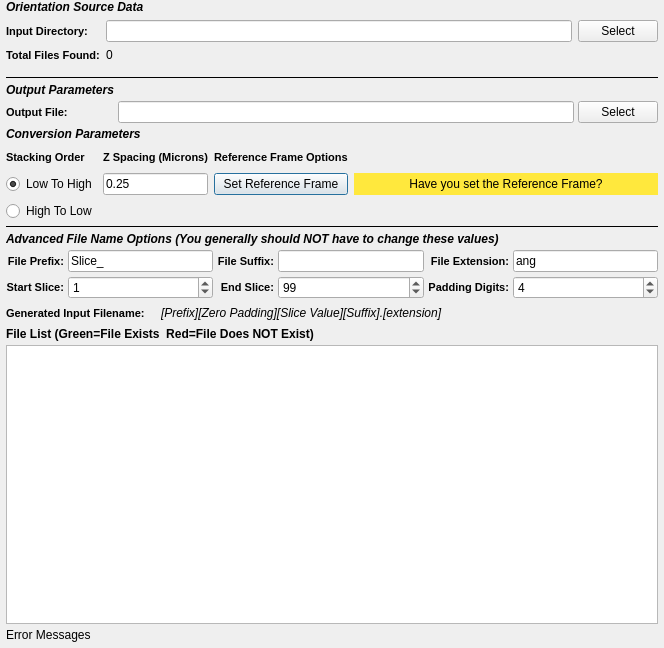
<?xml version="1.0" encoding="UTF-8"?>
<ui version="4.0">
 <class>EbsdToH5EbsdWidget</class>
 <widget class="QWidget" name="EbsdToH5EbsdWidget">
  <property name="geometry">
   <rect>
    <x>0</x>
    <y>0</y>
    <width>664</width>
    <height>648</height>
   </rect>
  </property>

  <layout class="QGridLayout" name="gridLayout_3">
   <property name="leftMargin">
    <number>6</number>
   </property>
   <property name="topMargin">
    <number>0</number>
   </property>
   <property name="rightMargin">
    <number>6</number>
   </property>
   <property name="bottomMargin">
    <number>6</number>
   </property>
   <property name="spacing">
    <number>4</number>
   </property>
   <item row="5" column="0">
    <widget class="Line" name="line_9">
     <property name="frameShadow">
      <enum>QFrame::Plain</enum>
     </property>
     <property name="orientation">
      <enum>Qt::Horizontal</enum>
     </property>
    </widget>
   </item>
   <item row="6" column="0">
    <widget class="QLabel" name="label_58">
     <property name="styleSheet">
      <string notr="true">QLabel 
{
	font-style: italic;font-weight: bold;
font-size: 12px;
}</string>
     </property>
     <property name="text">
      <string>Advanced File Name Options (You generally should NOT have to change these values)</string>
     </property>
    </widget>
   </item>
   <item row="7" column="0">
    <layout class="QGridLayout" name="gridLayout_20">
     <item row="1" column="0">
      <widget class="QLabel" name="label_50">
       <property name="styleSheet">
        <string notr="true">QLabel {
font-weight: bold;
font-size: 11px;
}</string>
       </property>
       <property name="text">
        <string>Start Slice:</string>
       </property>
       <property name="alignment">
        <set>Qt::AlignRight|Qt::AlignTrailing|Qt::AlignVCenter</set>
       </property>
      </widget>
     </item>
     <item row="1" column="1">
      <widget class="QSpinBox" name="m_ZStartIndex">
       <property name="minimumSize">
        <size>
         <width>75</width>
         <height>0</height>
        </size>
       </property>
       <property name="toolTip">
        <string>Which file index to start the import at.</string>
       </property>
       <property name="maximum">
        <number>1000000</number>
       </property>
       <property name="value">
        <number>1</number>
       </property>
      </widget>
     </item>
     <item row="1" column="2">
      <widget class="QLabel" name="label_51">
       <property name="styleSheet">
        <string notr="true">QLabel {
font-weight: bold;
font-size: 11px;
}</string>
       </property>
       <property name="text">
        <string>End Slice:</string>
       </property>
       <property name="alignment">
        <set>Qt::AlignRight|Qt::AlignTrailing|Qt::AlignVCenter</set>
       </property>
      </widget>
     </item>
     <item row="1" column="3">
      <widget class="QSpinBox" name="m_ZEndIndex">
       <property name="minimumSize">
        <size>
         <width>75</width>
         <height>0</height>
        </size>
       </property>
       <property name="toolTip">
        <string>The file index to stop the import at. (Inclusive)</string>
       </property>
       <property name="maximum">
        <number>1000000</number>
       </property>
       <property name="value">
        <number>99</number>
       </property>
      </widget>
     </item>
     <item row="1" column="4">
      <widget class="QLabel" name="label_21">
       <property name="styleSheet">
        <string notr="true">QLabel {
font-weight: bold;
font-size: 11px;
}</string>
       </property>
       <property name="text">
        <string>Padding Digits:</string>
       </property>
       <property name="alignment">
        <set>Qt::AlignRight|Qt::AlignTrailing|Qt::AlignVCenter</set>
       </property>
      </widget>
     </item>
     <item row="1" column="5">
      <widget class="QSpinBox" name="m_TotalDigits">
       <property name="toolTip">
        <string>The number of digits to allow for the slice index.</string>
       </property>
       <property name="value">
        <number>4</number>
       </property>
      </widget>
     </item>
     <item row="0" column="0">
      <widget class="QLabel" name="label_32">
       <property name="styleSheet">
        <string notr="true">QLabel {
font-weight: bold;
font-size: 11px;
}</string>
       </property>
       <property name="text">
        <string>File Prefix:</string>
       </property>
       <property name="alignment">
        <set>Qt::AlignRight|Qt::AlignTrailing|Qt::AlignVCenter</set>
       </property>
      </widget>
     </item>
     <item row="0" column="1">
      <widget class="QLineEdit" name="m_FilePrefix">
       <property name="toolTip">
        <string>The front part of the input file name</string>
       </property>
       <property name="text">
        <string>Slice_</string>
       </property>
      </widget>
     </item>
     <item row="0" column="2">
      <widget class="QLabel" name="label_13">
       <property name="styleSheet">
        <string notr="true">QLabel {
font-weight: bold;
font-size: 11px;
}</string>
       </property>
       <property name="text">
        <string>File Suffix:</string>
       </property>
       <property name="alignment">
        <set>Qt::AlignRight|Qt::AlignTrailing|Qt::AlignVCenter</set>
       </property>
      </widget>
     </item>
     <item row="0" column="3">
      <widget class="QLineEdit" name="m_FileSuffix">
       <property name="toolTip">
        <string>The part of the filename that comes AFTER the slice index</string>
       </property>
      </widget>
     </item>
     <item row="0" column="4">
      <widget class="QLabel" name="label_56">
       <property name="styleSheet">
        <string notr="true">QLabel {
font-weight: bold;
font-size: 11px;
}</string>
       </property>
       <property name="text">
        <string>File Extension:</string>
       </property>
       <property name="alignment">
        <set>Qt::AlignRight|Qt::AlignTrailing|Qt::AlignVCenter</set>
       </property>
      </widget>
     </item>
     <item row="0" column="5">
      <widget class="QLineEdit" name="m_FileExt">
       <property name="toolTip">
        <string>The file extension of the input files</string>
       </property>
       <property name="text">
        <string>ang</string>
       </property>
      </widget>
     </item>
    </layout>
   </item>
   <item row="8" column="0">
    <layout class="QHBoxLayout" name="_6">
     <item>
      <widget class="QLabel" name="label_17">
       <property name="styleSheet">
        <string notr="true">QLabel {
font-weight: bold;
font-size: 11px;
}</string>
       </property>
       <property name="text">
        <string>Generated Input Filename:</string>
       </property>
      </widget>
     </item>
     <item>
      <spacer name="horizontalSpacer_24">
       <property name="orientation">
        <enum>Qt::Horizontal</enum>
       </property>
       <property name="sizeType">
        <enum>QSizePolicy::Fixed</enum>
       </property>
       <property name="sizeHint" stdset="0">
        <size>
         <width>12</width>
         <height>20</height>
        </size>
       </property>
      </spacer>
     </item>
     <item>
      <widget class="QLabel" name="m_GeneratedFileNameExample">
       <property name="font">
        <font>
         <italic>true</italic>
        </font>
       </property>
       <property name="text">
        <string>[Prefix][Zero Padding][Slice Value][Suffix].[extension]</string>
       </property>
      </widget>
     </item>
     <item>
      <spacer name="horizontalSpacer_25">
       <property name="orientation">
        <enum>Qt::Horizontal</enum>
       </property>
       <property name="sizeHint" stdset="0">
        <size>
         <width>40</width>
         <height>20</height>
        </size>
       </property>
      </spacer>
     </item>
    </layout>
   </item>
   <item row="9" column="0">
    <widget class="QLabel" name="label_57">
     <property name="font">
      <font>
       <weight>75</weight>
       <italic>false</italic>
       <bold>true</bold>
      </font>
     </property>
     <property name="text">
      <string>File List (Green=File Exists  Red=File Does NOT Exist)</string>
     </property>
    </widget>
   </item>
   <item row="10" column="0">
    <widget class="QListWidget" name="m_FileListView">
     <property name="sizePolicy">
      <sizepolicy hsizetype="Expanding" vsizetype="MinimumExpanding">
       <horstretch>0</horstretch>
       <verstretch>0</verstretch>
      </sizepolicy>
     </property>
     <property name="toolTip">
      <string>The list of files that will be imported in the order they will be imported into the HDF5 Ebsd File</string>
     </property>
    </widget>
   </item>
   <item row="11" column="0">
    <widget class="QLabel" name="m_ErrorMessage">
     <property name="text">
      <string>Error Messages</string>
     </property>
    </widget>
   </item>
   <item row="2" column="0">
    <layout class="QGridLayout" name="gridLayout_2">
     <property name="topMargin">
      <number>0</number>
     </property>
     <property name="spacing">
      <number>6</number>
     </property>
     <item row="2" column="0">
      <widget class="QLabel" name="label_2">
       <property name="styleSheet">
        <string notr="true">QLabel {
font-weight: bold;
font-size: 11px;
}</string>
       </property>
       <property name="text">
        <string>Stacking Order</string>
       </property>
      </widget>
     </item>
     <item row="3" column="0">
      <widget class="QRadioButton" name="m_StackLowToHigh">
       <property name="text">
        <string>Low To High</string>
       </property>
       <property name="checked">
        <bool>true</bool>
       </property>
      </widget>
     </item>
     <item row="4" column="0">
      <widget class="QRadioButton" name="m_StackHighToLow">
       <property name="text">
        <string>High To Low</string>
       </property>
      </widget>
     </item>
     <item row="3" column="2">
      <widget class="QPushButton" name="m_RefFrameOptionsBtn">
       <property name="toolTip">
        <string>This will show the advanced reference frame options</string>
       </property>
       <property name="text">
        <string>Set Reference Frame</string>
       </property>
       <property name="default">
        <bool>true</bool>
       </property>
      </widget>
     </item>
     <item row="2" column="2">
      <widget class="QLabel" name="label_3">
       <property name="styleSheet">
        <string notr="true">QLabel {
font-weight: bold;
font-size: 11px;
}</string>
       </property>
       <property name="text">
        <string>Reference Frame Options</string>
       </property>
      </widget>
     </item>
     <item row="2" column="1">
      <widget class="QLabel" name="label_4">
       <property name="styleSheet">
        <string notr="true">QLabel {
font-weight: bold;
font-size: 11px;
}</string>
       </property>
       <property name="text">
        <string>Z Spacing (Microns)</string>
       </property>
      </widget>
     </item>
     <item row="3" column="1">
      <widget class="QLineEdit" name="m_zSpacing">
       <property name="sizePolicy">
        <sizepolicy hsizetype="Ignored" vsizetype="Preferred">
         <horstretch>0</horstretch>
         <verstretch>0</verstretch>
        </sizepolicy>
       </property>
       <property name="toolTip">
        <string>The spacing between each layer.</string>
       </property>
       <property name="text">
        <string>0.25</string>
       </property>
      </widget>
     </item>
     <item row="1" column="0" colspan="3">
      <widget class="QLabel" name="label_6">
       <property name="styleSheet">
        <string notr="true">QLabel 
{
font-style: italic;
font-weight: bold;
font-size: 12px;
}</string>
       </property>
       <property name="text">
        <string>Conversion Parameters</string>
       </property>
      </widget>
     </item>
     <item row="2" column="3">
      <spacer name="horizontalSpacer">
       <property name="orientation">
        <enum>Qt::Horizontal</enum>
       </property>
       <property name="sizeHint" stdset="0">
        <size>
         <width>40</width>
         <height>20</height>
        </size>
       </property>
      </spacer>
     </item>
     <item row="3" column="3">
      <widget class="QLabel" name="referenceFrameCheck">
       <property name="styleSheet">
        <string notr="true">background-color: rgb(255, 232, 61);</string>
       </property>
       <property name="text">
        <string>Have you set the Reference Frame?</string>
       </property>
       <property name="alignment">
        <set>Qt::AlignCenter</set>
       </property>
      </widget>
     </item>
    </layout>
   </item>
   <item row="0" column="0">
    <layout class="QGridLayout" name="widgetLayout">
     <property name="topMargin">
      <number>0</number>
     </property>
     <property name="bottomMargin">
      <number>0</number>
     </property>
     <property name="spacing">
      <number>6</number>
     </property>
     <item row="0" column="0" colspan="3">
      <widget class="QLabel" name="label_5">
       <property name="styleSheet">
        <string notr="true">QLabel 
{
	font-style: italic;font-weight: bold;
font-size: 12px;
}</string>
       </property>
       <property name="text">
        <string>Orientation Source Data</string>
       </property>
      </widget>
     </item>
     <item row="1" column="0">
      <widget class="QLabel" name="label_29">
       <property name="toolTip">
        <string>The directory that contains the .ang or .ctf files</string>
       </property>
       <property name="styleSheet">
        <string notr="true">QLabel {
font-weight: bold;
font-size: 11px;
}</string>
       </property>
       <property name="text">
        <string>Input Directory:</string>
       </property>
      </widget>
     </item>
     <item row="1" column="1">
      <widget class="QFSDropLineEdit" name="m_InputDir"/>
     </item>
     <item row="1" column="2">
      <widget class="QPushButton" name="m_InputDirBtn">
       <property name="text">
        <string>Select</string>
       </property>
      </widget>
     </item>
     <item row="2" column="0">
      <widget class="QLabel" name="label_47">
       <property name="styleSheet">
        <string notr="true">QLabel {
font-weight: bold;
font-size: 11px;
}</string>
       </property>
       <property name="text">
        <string>Total Files Found:</string>
       </property>
      </widget>
     </item>
     <item row="2" column="1">
      <widget class="QLabel" name="m_TotalSlices">
       <property name="text">
        <string>0</string>
       </property>
      </widget>
     </item>
    </layout>
   </item>
   <item row="1" column="0">
    <layout class="QGridLayout" name="gridLayout_4">
     <property name="topMargin">
      <number>10</number>
     </property>
     <item row="1" column="0">
      <widget class="QLabel" name="label_7">
       <property name="styleSheet">
        <string notr="true">QLabel 
{
	font-style: italic;font-weight: bold;
font-size: 12px;
}</string>
       </property>
       <property name="text">
        <string>Output Parameters</string>
       </property>
      </widget>
     </item>
     <item row="2" column="0">
      <widget class="QLabel" name="label_53">
       <property name="styleSheet">
        <string>QLabel {
font-weight: bold;
font-size: 11px;
}</string>
       </property>
       <property name="text">
        <string>Output File:</string>
       </property>
      </widget>
     </item>
     <item row="2" column="1">
      <widget class="QFSDropLineEdit" name="m_OutputFile">
       <property name="toolTip">
        <string>The absolute path to the output file</string>
       </property>
      </widget>
     </item>
     <item row="2" column="2">
      <widget class="QPushButton" name="m_OutputFileBtn">
       <property name="text">
        <string>Select</string>
       </property>
      </widget>
     </item>
     <item row="0" column="0" colspan="3">
      <widget class="Line" name="line_8">
       <property name="frameShadow">
        <enum>QFrame::Plain</enum>
       </property>
       <property name="orientation">
        <enum>Qt::Horizontal</enum>
       </property>
      </widget>
     </item>
    </layout>
   </item>
  </layout>
 </widget>
 <customwidgets>
  <customwidget>
   <class>QFSDropLineEdit</class>
   <extends>QLineEdit</extends>
   <header location="global">QFSDropLineEdit.h</header>
  </customwidget>
 </customwidgets>
 <resources/>
 <connections/>
</ui>
